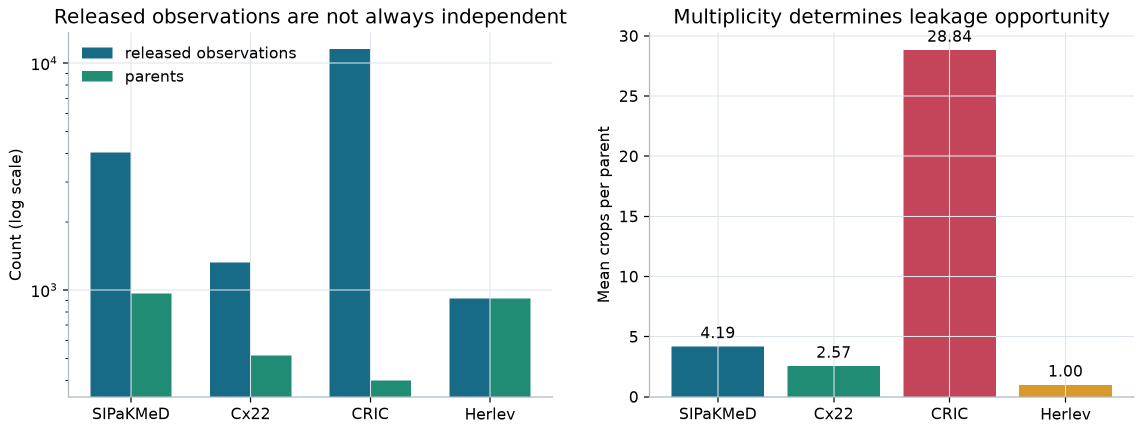
#> input picture record/assets/study1/dataset_scale.png, 2285 x 864 px (shown at 1/2 size)
$ python -i duplicates.py   (imports and definitions only)
#> lines starting #> are read from the running program, lines starting #| are printed output that depends on the picture
"""CPU near-duplicate audit and P3 connected-component grouping."""

from __future__ import annotations

import hashlib
from collections.abc import Sequence
from pathlib import Path

import cv2
import numpy as np
import pandas as pd


def _bits_to_uint64(bits: np.ndarray) -> np.uint64:
    packed = np.packbits(bits.astype(np.uint8).ravel())
    return np.frombuffer(packed.tobytes(), dtype=">u8")[0].astype(np.uint64)


def image_hashes(path: str | Path) -> tuple[np.uint64, np.uint64, str]:
    values = cv2.imread(str(path), cv2.IMREAD_GRAYSCALE)
    if values is None:
        raise ValueError(f"Cannot read image for hashing: {path}")
    resized = cv2.resize(values, (32, 32), interpolation=cv2.INTER_AREA).astype(np.float32)
    dct = cv2.dct(resized)[:8, :8]
    phash = _bits_to_uint64(dct > np.median(dct[1:, :]))
    difference = cv2.resize(values, (9, 8), interpolation=cv2.INTER_AREA)
    dhash = _bits_to_uint64(difference[:, 1:] > difference[:, :-1])
    pixel_sha = hashlib.sha256(values.tobytes()).hexdigest()
    return phash, dhash, pixel_sha


# [18 lines left out: function hash_manifest, not called in this run]


def _hamming(left: int, right: int) -> int:
    return (left ^ right).bit_count()


# [30 lines left out: function duplicate_pairs, not called in this run]


class _UnionFind:
    def __init__(self, values):
        self.parent = {value: value for value in values}

    # [23 lines left out: functions find, union, attach_p3_groups, not called in this run]


def synthetic_detector_check(
    base_path: str | Path,
    output_dir: str | Path,
    *,
    negative_paths: Sequence[str | Path] = (),
    phash_threshold: int = 6,
    dhash_threshold: int = 6,
) -> dict[str, float | int]:
    """Validate transformed positives and unrelated negatives at fixed thresholds."""
#> called with output_dir = 'out.png', negative_paths = (), phash_threshold = 6, dhash_threshold = 6
    output_dir = Path(output_dir)
    output_dir.mkdir(parents=True, exist_ok=True)
    image = cv2.imread(str(base_path), cv2.IMREAD_COLOR)
#> image is the input picture: shape (864, 2285, 3); mean B, G, R 226.2, 223.5, 222.2
    if image is None:
        raise ValueError(f"Cannot read synthetic source: {base_path}")
    transformed = {
        "identity": image,
        "brighter": cv2.convertScaleAbs(image, alpha=1.0, beta=20),
        "rescaled": cv2.resize(cv2.resize(image, (192, 192)), image.shape[1::-1]),
        "jpeg": image,
    }
    paths = []
    for name, values in transformed.items():
        path = output_dir / f"{name}.jpg"
        cv2.imwrite(str(path), values, [cv2.IMWRITE_JPEG_QUALITY, 75 if name == "jpeg" else 95])
        paths.append(path)
#> this loop made 4 passes
#> name on passes 1 to 4: 'identity', 'brighter', 'rescaled', 'jpeg'
#> after the loop, paths = 4 items
    base_hash = image_hashes(paths[0])
#> in image_hashes, `values = cv2.imread(str(path), cv2.IMREAD_GRAYSCALE)`:
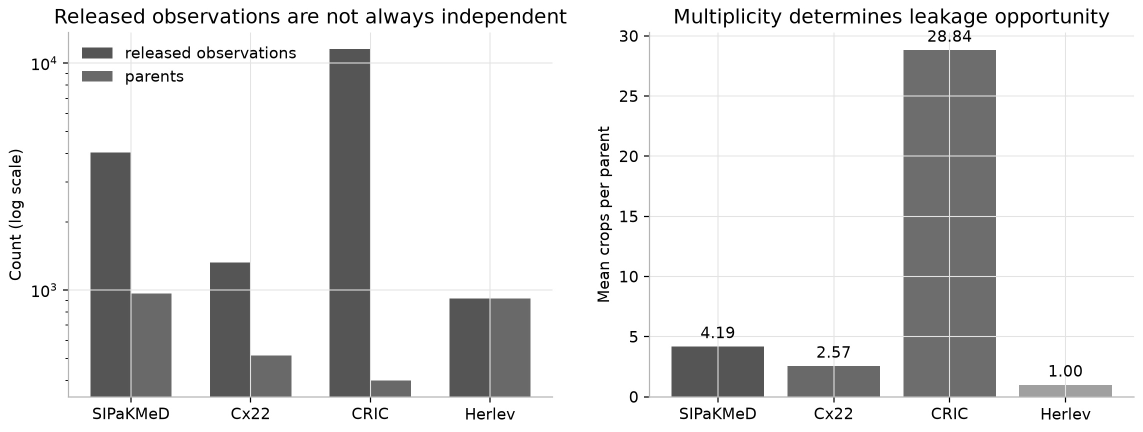
#> values: shape (864, 2285) (shown at 1/2 size); min 0, max 255, mean 223.4
#> in image_hashes, `resized = cv2.resize(values, (32, 32), interpolation=cv2.INTER_AREA).a..`:
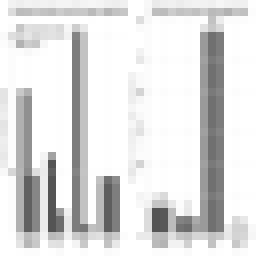
#> resized: shape (32, 32) float32 (shown 8 times larger); min 85, max 255, mean 223.4
#> in _bits_to_uint64, `packed = np.packbits(bits.astype(np.uint8).ravel())`: packed = [154, 208, 37, 23, 197, 47, 213, 108]
#> in image_hashes, `phash = _bits_to_uint64(dct > np.median(dct[1:, :]))`: phash = 11155457061019440492
#> in image_hashes, `dhash = _bits_to_uint64(difference[:, 1:] > difference[:, :-1])`: dhash = 8153113661875770743

    def detected(path: str | Path) -> bool:
        candidate = image_hashes(path)
        return bool(
            _hamming(int(base_hash[0]), int(candidate[0])) <= phash_threshold
            and _hamming(int(base_hash[1]), int(candidate[1])) <= dhash_threshold
        )

    true_positive = 0
    for path in paths[1:]:
        true_positive += int(detected(path))
#> true_positive = 1
    false_positive = sum(int(detected(path)) for path in negative_paths)
#> false_positive = 0
    false_negative = len(paths) - 1 - true_positive
#> false_negative = 0
    true_negative = len(negative_paths) - false_positive
#> true_negative = 0
    precision_denominator = true_positive + false_positive
#> precision_denominator = 3
    return {
        "positive_examples": len(paths) - 1,
        "negative_examples": len(negative_paths),
        "true_positive": true_positive,
        "false_positive": false_positive,
        "false_negative": false_negative,
        "true_negative": true_negative,
        "precision": true_positive / precision_denominator if precision_denominator else 0.0,
        "recall": true_positive / (len(paths) - 1),
        "phash_threshold": phash_threshold,
        "dhash_threshold": dhash_threshold,
    }

>>> result = synthetic_detector_check('../../record/assets/study1/dataset_scale.png', 'out.png')
#> result = 10 items
